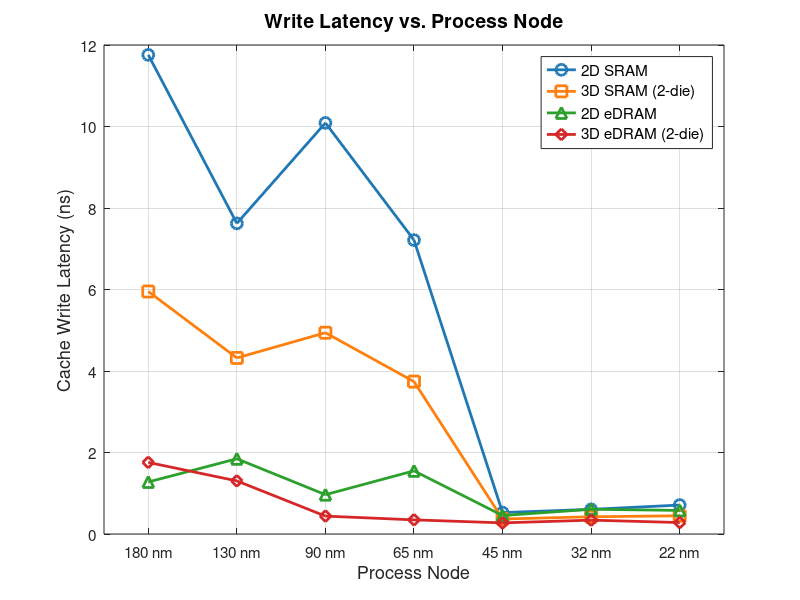

This chart was generated by the following MATLAB code:
% fig03_write_latency_vs_node.m
% Write Latency (Cache Write Latency) vs. Process Node — ESE5760 Final Project
% Data: DESTINY simulation, 2MB / 256-bit / Assoc=1 / LOP / 350K / WriteEDP

nodes = [180, 130, 90, 65, 45, 32, 22];   % nm
x = 1:numel(nodes);                        % equal-spacing display positions
node_labels = {'180 nm','130 nm','90 nm','65 nm','45 nm','32 nm','22 nm'};

lat_2D_SRAM  = [11.758, 7.623, 10.088, 7.213, 0.526, 0.605, 0.710];
lat_3D_SRAM  = [ 5.951, 4.321,  4.939, 3.740, 0.367, 0.423, 0.447];
lat_2D_eDRAM = [ 1.277, 1.846,  0.965, 1.550, 0.453, 0.607, 0.579];
lat_3D_eDRAM = [ 1.757, 1.303,  0.439, 0.347, 0.273, 0.340, 0.281];

figure('Position', [100 100 700 500]);

plot(x, lat_2D_SRAM,  '-o', 'Color', [0.122 0.467 0.706], 'LineWidth', 2, 'MarkerSize', 8); hold on;
plot(x, lat_3D_SRAM,  '-s', 'Color', [1.000 0.498 0.055], 'LineWidth', 2, 'MarkerSize', 8);
plot(x, lat_2D_eDRAM, '-^', 'Color', [0.173 0.627 0.173], 'LineWidth', 2, 'MarkerSize', 8);
plot(x, lat_3D_eDRAM, '-d', 'Color', [0.839 0.153 0.157], 'LineWidth', 2, 'MarkerSize', 8);

set(gca, 'XTick', x, 'XTickLabel', node_labels, 'FontSize', 11);
xlim([0.5 numel(nodes)+0.5]);
xlabel('Process Node', 'FontSize', 13);
ylabel('Cache Write Latency (ns)', 'FontSize', 13);
title('Write Latency vs. Process Node', 'FontSize', 14, 'FontWeight', 'bold');
legend('2D SRAM', '3D SRAM (2-die)', '2D eDRAM', '3D eDRAM (2-die)', ...
       'Location', 'northeast', 'FontSize', 11);
grid on;
box on;

drawnow;
set(gcf, 'Renderer', 'painters');
print('-djpeg', '-r150', fullfile(fileparts(mfilename('fullpath')), '..', '..', 'plots', 'regular_node_sweep', 'fig03_write_latency_vs_node.jpg'));
